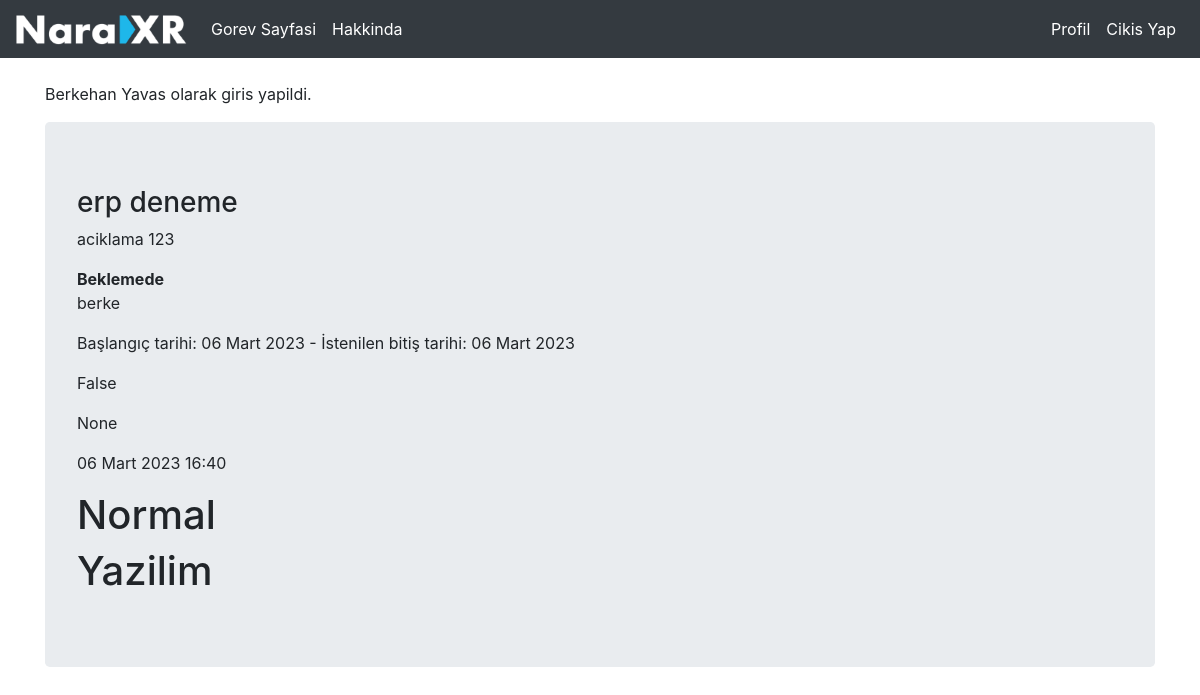
Screenshot of /erp/gorev/4 (signed in) with the database file from the repository.
### erp/models.py (models this page shows, shortened)
class Task(models.Model):
    title = models.CharField(max_length=255)
    aciklama = models.TextField()
    STATUS_CHOICES = (
        ('Beklemede', 'Beklemede'),
        ('Baslamadi', 'Baslamadi'),
        ('Devam Ediyor', 'Devam Ediyor'),
        ('Tamamlandi', 'Tamamlandi'),
        ('Suresi Gecti', 'Suresi Gecti'),
        ('Ek Sure Talep Ediliyor', 'Ek Sure Talep Ediliyor')
    )
    status = models.CharField(max_length=25, choices=STATUS_CHOICES, default='Beklemede',verbose_name='Durum')
    URGENCY_CHOICES = (
        ('primary', 'Normal'),
        ('warning', 'Acil'),
        ('danger', 'Kritik')
    )
    aciliyet = models.CharField(max_length=25, choices=URGENCY_CHOICES, default='primary', verbose_name='Aciliyet')
    ek = models.FileField(blank=True,null=True,verbose_name='Dosya Eki')
    team = models.ForeignKey(Team, on_delete=models.CASCADE, related_name='tasks')
    atayan = models.ForeignKey(User, on_delete=models.CASCADE, related_name='assigned_tasks')
    atanan = models.ForeignKey(User, on_delete=models.CASCADE, related_name='tasks_assigned_to')
    baslangic = models.DateField(verbose_name='baslangic')
    bitis = models.DateField(verbose_name='bitis')
    completed = models.BooleanField(default=False)
    completed_at = models.DateField(null=True, blank=True)
    created_at = models.DateTimeField(auto_now_add=True)

class Team(models.Model):
    name = models.CharField(max_length=255)
    aciklama = models.TextField()
    members = models.ManyToManyField(User, related_name='teams')
    team_leader = models.ForeignKey(User, on_delete=models.CASCADE, related_name='created_teams',verbose_name='Team Leader')
    created_at = models.DateTimeField(auto_now_add=True)
    def __str__(self):
        return self.name

### erp/views.py (the view)
# urls.py: path('gorev/<int:id>',views.taskPage,name='taskPage'),
def taskPage(request,id):
    if not request.user.is_authenticated:
        messages.warning(request,'Giris yapmadan bu sayfayi goremezsiniz.')
        return redirect('index')
    gorev = Task.objects.get(id=id)
    context = {
        'sayfaadi': 'Gorev Sayfasi',
        'gorev': gorev,
    }
    return render(request,'taskpage.html',context)

### templates/taskpage.html
{% extends 'layout.html' %}
{% block body %}
<div class='container'>
    <div class='jumbotron'>
        <h3>{{gorev.title}}</h3>
        <p>{{gorev.aciklama}}</p>
        <b>{{gorev.status}}</b>
        <p>{{gorev.atanan}}</p>
        <p>Başlangıç tarihi: {{gorev.baslangic}} - İstenilen bitiş tarihi: {{gorev.bitis}}</p>
        <p>{{gorev.completed}}</p>
        <p>{{gorev.completed_at}}</p>
        <p>{{gorev.created_at}}</p>
        <h1>{{gorev.get_aciliyet_display}}</h1>
        <h1>{{gorev.team}}</h1>
    </div>
</div>
{% endblock body %}

### templates/layout.html (shortened to what this page needs)
<!DOCTYPE html>
<html lang="tr">
<head>
    <link rel="stylesheet" href="https://cdn.jsdelivr.net/npm/bootstrap@4.6.2/dist/css/bootstrap.min.css">
</head>
<body>
    {% include 'includes/navbar.html' %}
    <br>
    <div class='container-fluid'>
        {% if request.user.is_authenticated %}
            <div class='container'>
                <p>
                    {{request.user.first_name}} {{request.user.last_name}} olarak giris yapildi.
                </p>
            </div>
        {% else %}
            <div class='container'>
                <p>
                    Giris yapilmamis.
                </p>
            </div>
        {% endif %}
        {% block body %}
        {% endblock body %}
    </div>
</body>
</html>

### templates/includes/navbar.html (shortened to what this page needs)
{% load static %}
<nav class="navbar navbar-expand-lg navbar-dark bg-dark">
    <a class="navbar-brand" href="/"><img src="{% static '/navbar_icon.png' %}" alt=""></a>
    <div class="collapse navbar-collapse" id="navbarSupportedContent">
      <ul class="navbar-nav mr-auto">
        <li class="nav-item active">
          <a class="nav-link" href="/erp">Gorev Sayfasi</a>
        </li>
        <li class="nav-item active">
          <a class="nav-link" href="/about">Hakkinda <span class="sr-only">(current)</span></a>
        </li>
      </ul>
      <ul class='navbar-nav ml-auto'>
      {% if request.user.is_authenticated %}
        <li class="nav-item active">
          <a class="nav-link" href="/user/profile">Profil</a>
        </li>
        <li class="nav-item active">
          <a class="nav-link" href="/user/logout">Cikis Yap</a>
        </li>
      {% else %}
      <li class="nav-item active">
        <a class="nav-link" href="/user/login">Giris Yap</a>
      </li>
      {% endif %}
      </ul>
    </div>
  </nav>

### rows the page displays
Task: title "erp deneme", aciklama "aciklama 123", status "Beklemede", atanan "berke", baslangic "06 Mart 2023", bitis "06 Mart 2023", completed "False", completed_at "None", created_at "06 Mart 2023 16:40", aciliyet "Normal", team "Yazilim"

### other values shown
{{ request.user.first_name }} "Berkehan"
{{ request.user.last_name }} "Yavas"
